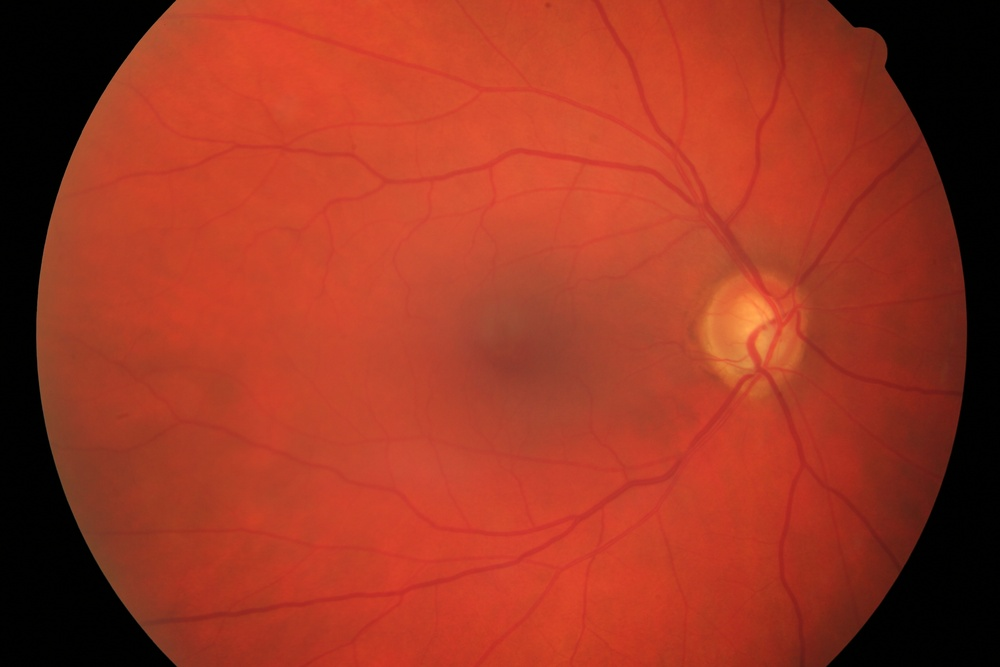
#> input picture test/001.jpg, 1000 x 667 px, shrunk from 3504 x 2336 before the run; its folder holds only this picture in this run
$ python mask.py
#> lines starting #> are read from the running program, lines starting #| are printed output that depends on the picture; after the words box and inside, x2 and y2 are one past the last pixel; in counts of white or black regions, pixels touching at a corner belong together
import glob
import os

import cv2
import numpy as np
from PIL import Image

images_path = sorted(glob.glob('test/*'))
for i in range(0, len(images_path), 2):
    path = images_path[i]
    path_without_extension = os.path.splitext(os.path.basename(path))[0]
    image = np.asarray(Image.open(path))
#> image is the input picture: shape (667, 1000, 3); mean R, G, B 157.3, 53.9, 34.5
    blurred_image = cv2.GaussianBlur(image, (15, 15), 0)
    _, thresholded_image = cv2.threshold(cv2.cvtColor(blurred_image, cv2.COLOR_RGB2GRAY), 28, 255, cv2.THRESH_BINARY)
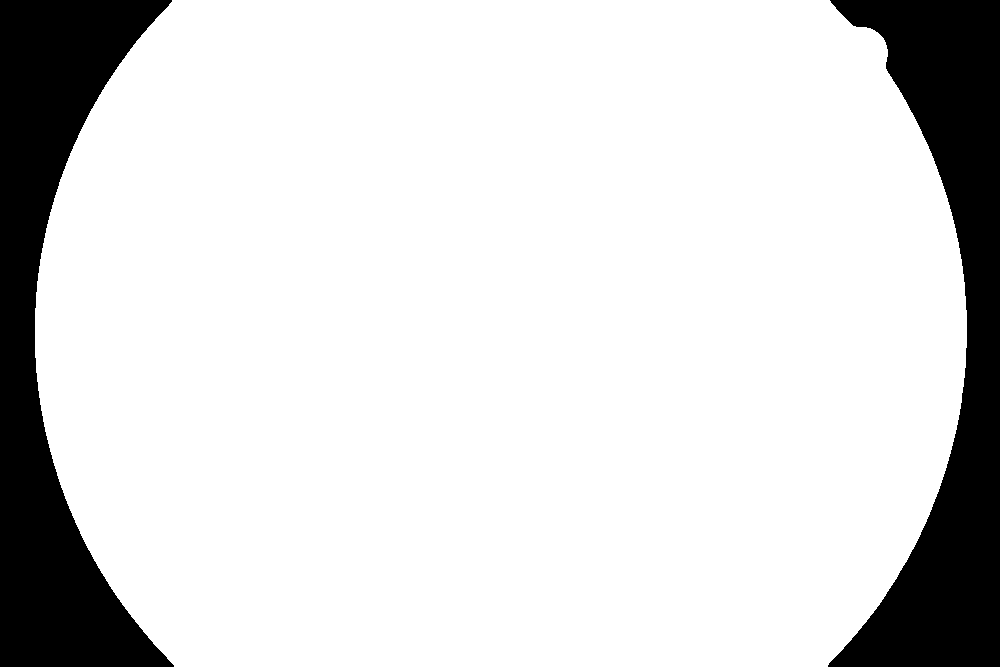
#> thresholded_image: shape (667, 1000); 84.6% white; 2 black regions, box (x1, y1, x2, y2) and area: (0, 0, 174, 667) 52262, (828, 0, 1000, 667) 50486
    cv2.imwrite('test/{}_mask.jpg'.format(path_without_extension), thresholded_image)

$ run again, on test/005.jpg
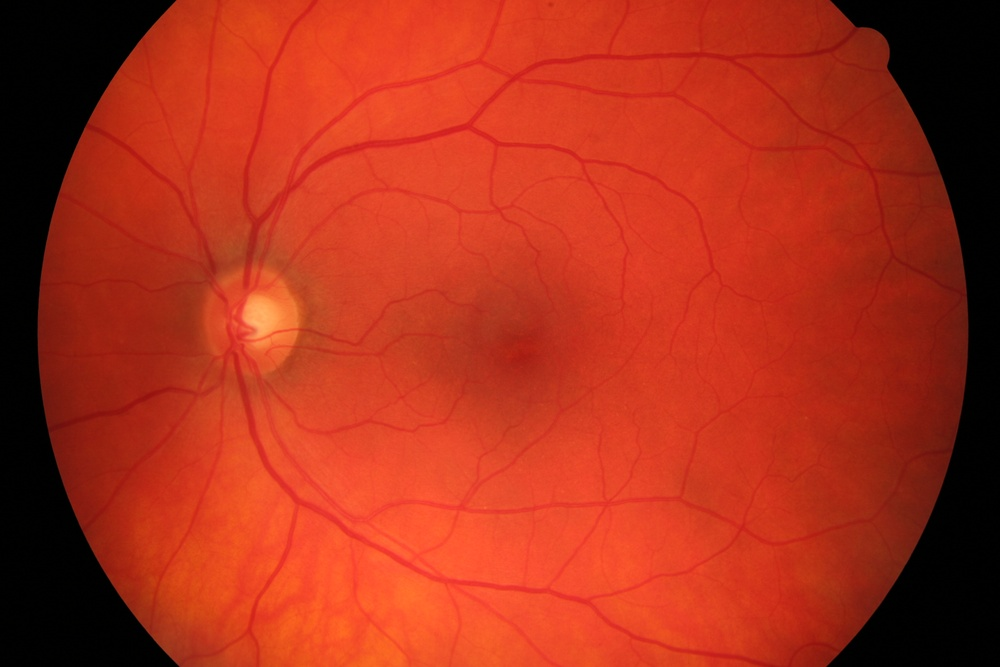
#> input picture test/005.jpg, 1000 x 667 px, shrunk from 3504 x 2336 before the run
#> image is the input picture: shape (667, 1000, 3); mean R, G, B 171.4, 47.9, 26.1
#> `_, thresholded_image = cv2.threshold(cv2.cvtColor(blurred_image, cv2.C..`:
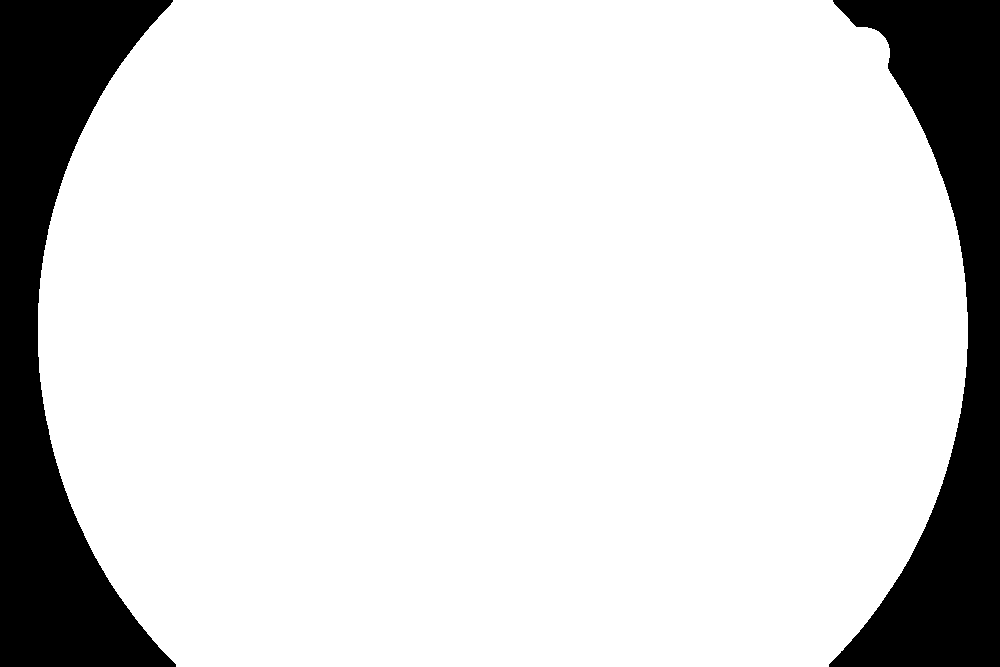
#> thresholded_image: shape (667, 1000); 84.5% white; 2 black regions, box (x1, y1, x2, y2) and area: (0, 0, 176, 667) 53889, (829, 0, 1000, 667) 49589

$ run again, on test/007.jpg
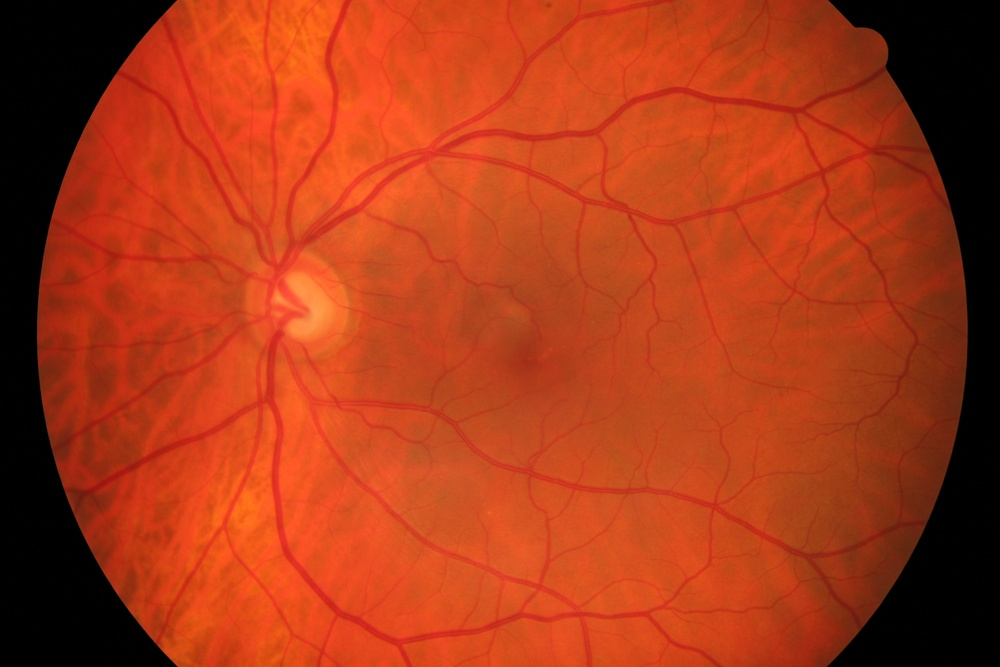
#> input picture test/007.jpg, 1000 x 667 px, shrunk from 3504 x 2336 before the run
#> image is the input picture: shape (667, 1000, 3); mean R, G, B 169.4, 57.4, 23.4
#> `_, thresholded_image = cv2.threshold(cv2.cvtColor(blurred_image, cv2.C..`:
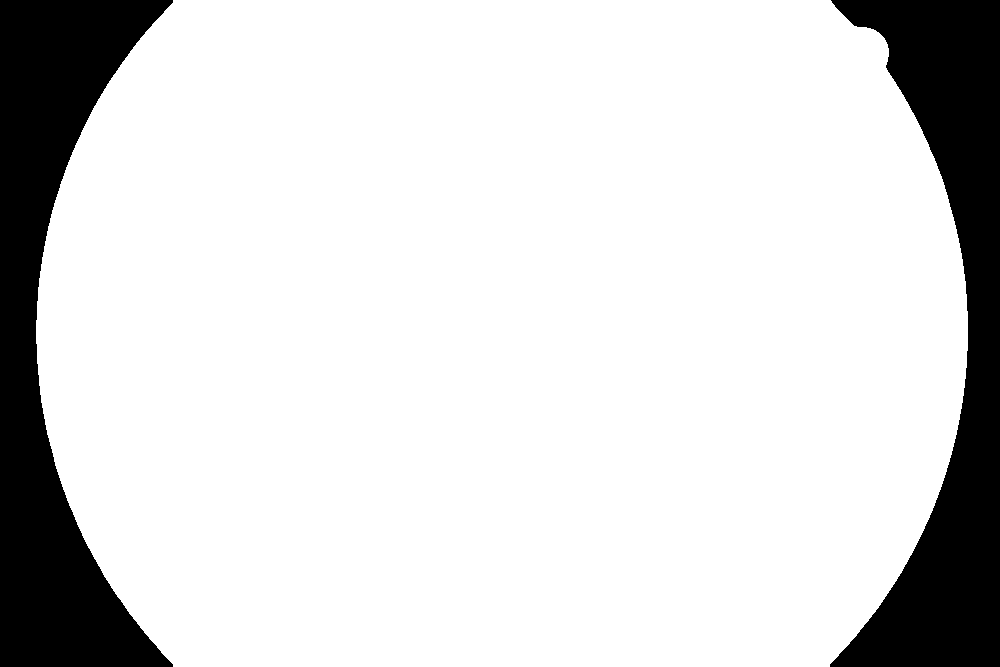
#> thresholded_image: shape (667, 1000); 84.6% white; 2 black regions, box (x1, y1, x2, y2) and area: (0, 0, 173, 667) 53131, (830, 0, 1000, 667) 49760
